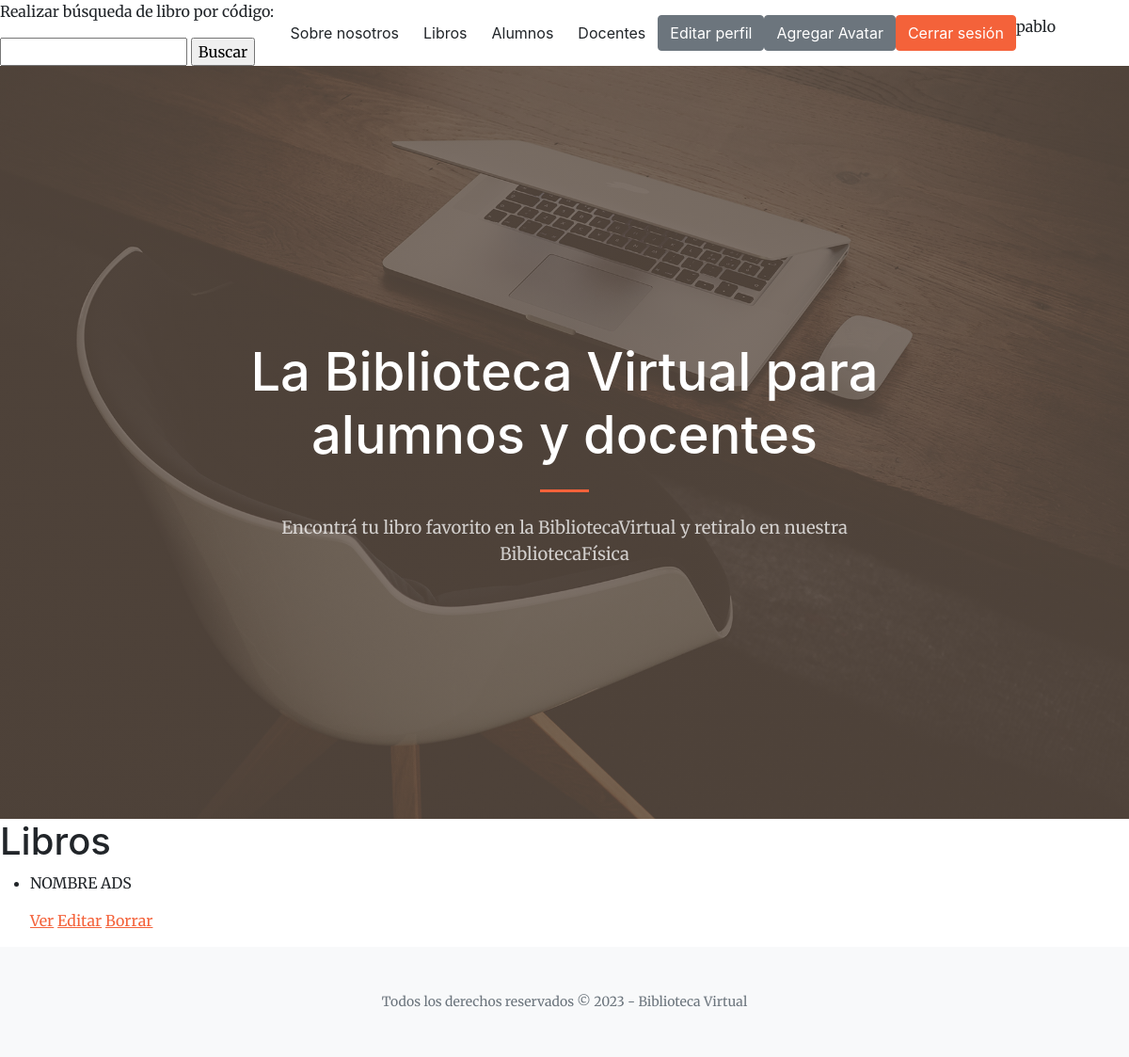
Page /BibliotecaVirtual/libro/list/ (signed in) on the earlier database version.
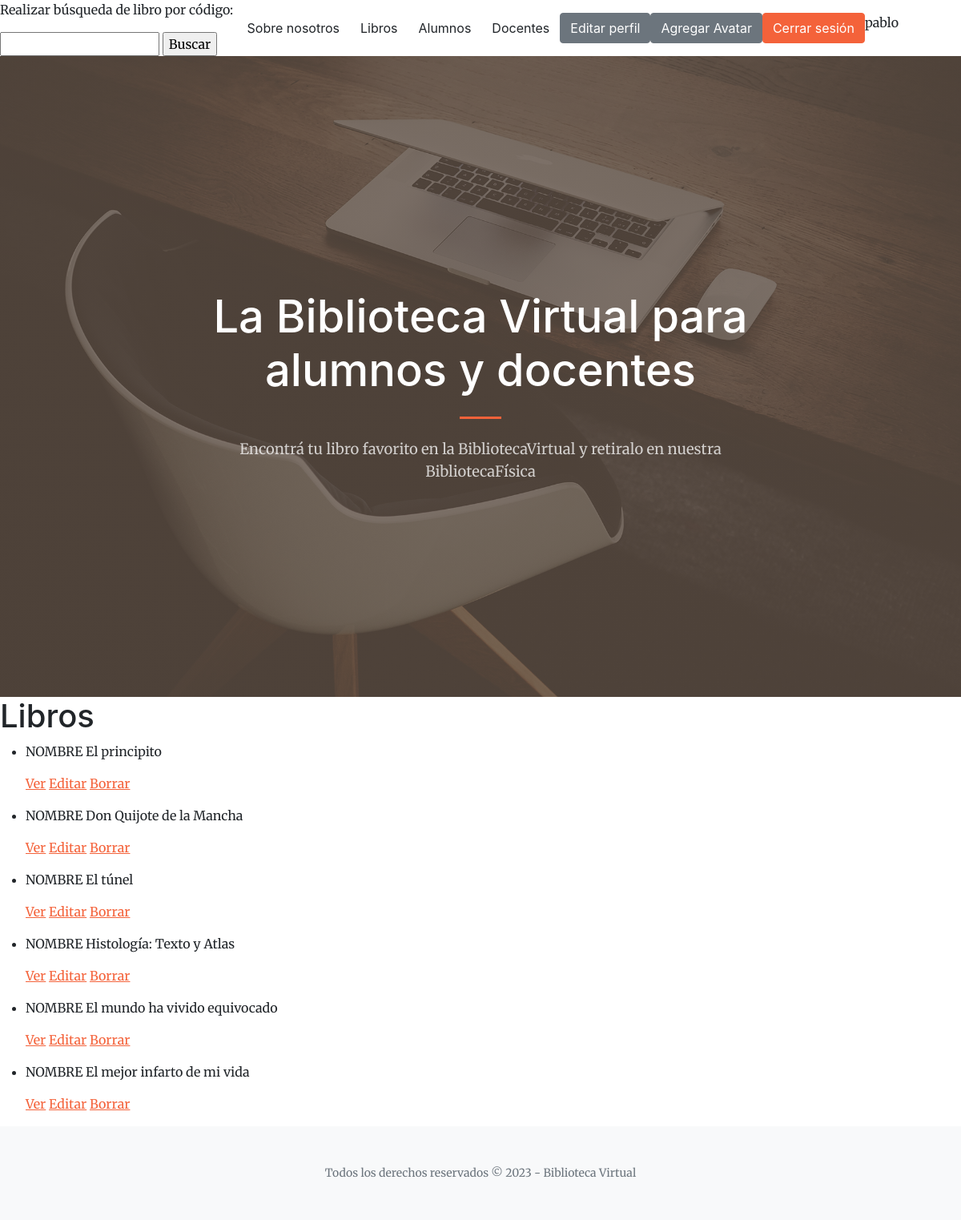
Same page on the later database version.
### BibliotecaVirtual/models.py (models this page shows, shortened)
class Libro(models.Model):
    nombre = models.CharField(max_length=60)
    autor = models.CharField(max_length=40)
    codigo = models.IntegerField()
    tapa = models.ImageField(upload_to='tapas', null=True, blank=True)

### BibliotecaVirtual/views.py (the view)
# urls.py: path('libro/list/', views.LibroList.as_view(), name='List'),
class LibroList(ListView):
    model = Libro
    template_name = "BibliotecaVirtual/libros_list.html"

### BibliotecaVirtual/templates/BibliotecaVirtual/libros_list.html
{% extends "BibliotecaVirtual/padre.html" %}
{% load static %}
{% block contenidoQueCambia %}
    <h1>Libros</h1>
    <ul>
        {% for libro in object_list %}
            <li>
                <p>NOMBRE {{ libro.nombre }}</p>
                <p>
                    <a href="{% url 'Detail' libro.id  %}">Ver</a>
                    <a href="{% url 'Edit' libro.id  %}">Editar</a>
                    <a href="{% url 'Delete' libro.id  %}">Borrar</a>
                </p>
            </li>
        {% endfor %}
    </ul>
{% endblock %}

### BibliotecaVirtual/templates/BibliotecaVirtual/padre.html (shortened to what this page needs)
<!DOCTYPE html>
<html lang="en">
    <head>
        {% load static %}
        <link href="https://cdn.jsdelivr.net/npm/bootstrap-icons@1.5.0/font/bootstrap-icons.css" rel="stylesheet" />
        <link href="https://cdnjs.cloudflare.com/ajax/libs/SimpleLightbox/2.1.0/simpleLightbox.min.css" rel="stylesheet" />
        <link href="{% static 'BibliotecaVirtual/css/styles.css' %}" rel="stylesheet" />
    </head>
    <body id="page-top">
        <form action="/BibliotecaVirtual/buscar" method="GET">
            <p>Realizar búsqueda de libro por código:</p>
            <input type="number" name="codigo" id="codigo">
            <input type="submit" value="Buscar">
        </form>
        <nav class="navbar navbar-expand-lg navbar-light fixed-top py-3" id="mainNav">
            <div class="container px-4 px-lg-5">
                <div class="collapse navbar-collapse" id="navbarResponsive">
                    <ul class="nav nav-pills ms-auto my-2 my-lg-0">
                        <a class="btn btn-terciary" href="{% url 'Inicio' %}">Sobre nosotros</a></li>
                        <a class="btn btn-terciary" href="{% url 'Libros' %}">Libros</a></li>
                        <a class="btn btn-terciary" href="{% url 'Alumnos' %}">Alumnos</a></li>
                        <a class="btn btn-terciary" href="{% url 'Docentes' %}">Docentes</a></li>
                        {% if request.user.is_authenticated %}
                        <a class="btn btn-secondary" href="{% url 'EditarPerfil' %}">Editar perfil</a></li>
                        <a class="btn btn-secondary" href="{% url 'AgregarAvatar' %}">Agregar Avatar</a>
                        <a class="btn btn-primary" href="{% url 'Logout' %}">Cerrar sesión</a></li>
                                {{user.username}}
                        {% endif %}
                    </ul>
                </div>
            </div>
        </nav>
        <header class="masthead">
            <div class="container px-4 px-lg-5 h-100">
                <div class="row gx-4 gx-lg-5 h-100 align-items-center justify-content-center text-center">
                    <div class="col-lg-8 align-self-end">
                        <h1 class="text-white font-weight-bold">La Biblioteca Virtual para alumnos y docentes</h1>
                        <hr class="divider" />
                    </div>
                    <div class="col-lg-8 align-self-baseline">
                        <p class="text-white-75 mb-5">Encontrá tu libro favorito en la BibliotecaVirtual y retiralo en nuestra BibliotecaFísica</p>
                    </div>
                </div>
            </div>
        </header>
        {% block contenidoQueCambia %}
        {% endblock %}
        <footer class="bg-light py-5">
            <div class="container px-4 px-lg-5"><div class="small text-center text-muted">Todos los derechos reservados &copy; 2023 - Biblioteca Virtual</div></div>
        </footer>
    </body>
</html>

Differences in the rows shown:
removed Libro: nombre "ADS"
added Libro: nombre "El principito"
added Libro: nombre "Don Quijote de la Mancha"
added Libro: nombre "El túnel"
added Libro: nombre "Histología: Texto y Atlas"
added Libro: nombre "El mundo ha vivido equivocado"
added Libro: nombre "El mejor infarto de mi vida"
